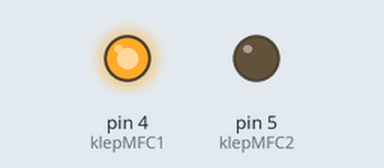
The sketch below on a simulated Arduino Uno, built with avr-gcc and run on an emulated ATmega328P. On the bench: output pins drawn as LEDs (lit = HIGH). What the sketch prints to the serial monitor is not drawn.

Above: at 0.1 s.
Timing chart, 0 to 1.6 s (numbered marks = the images above):
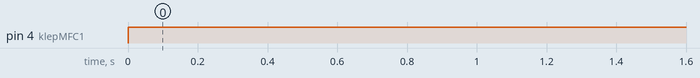

Measured:
- by itself, pin 4 (klepMFC1): LOW → HIGH at 0.00 s

The sketch:

LS_valve_ethylene_program_constant.ino
```cpp
int additional_stabilization = 0;
int klepMFC1 = 4;
int klepMFC2 = 5;
unsigned long time_hours = 3600000; // 1 hour in milliseconds = 3600000 #removed one zero

//                                              UPLOAD TO COM 20

void setup() {
pinMode(klepMFC1, OUTPUT);
pinMode(klepMFC2, OUTPUT);
Serial.begin(9600);
//Serial.println("start ethylene_program_002");
digitalWrite(klepMFC1,LOW);
Serial.println(0);
delay(additional_stabilization * time_hours);   // additional stabilization time
}

void loop() {
  digitalWrite(klepMFC1, HIGH);
  Serial.println(1);
  delay(8 * time_hours);  //standard 1 hour stabilization
  digitalWrite(klepMFC1, LOW);
  Serial.println(0);
  delay(8 * time_hours);  //standard 1 hour stabilization
}
```
